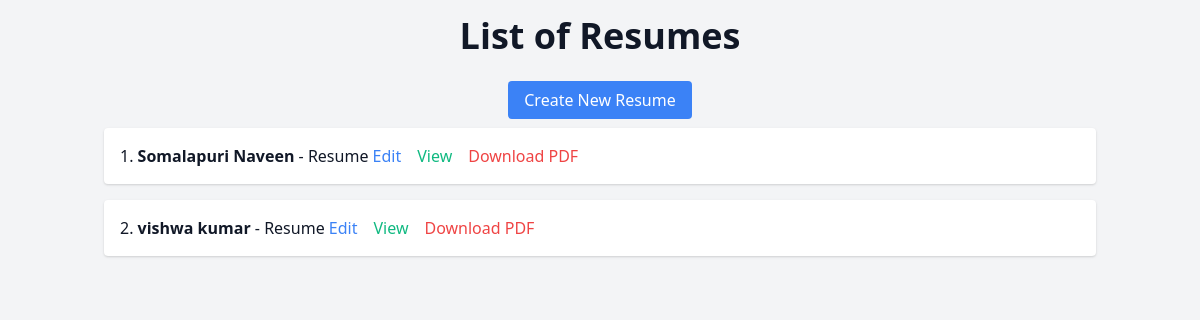
Before: / with the older database file.
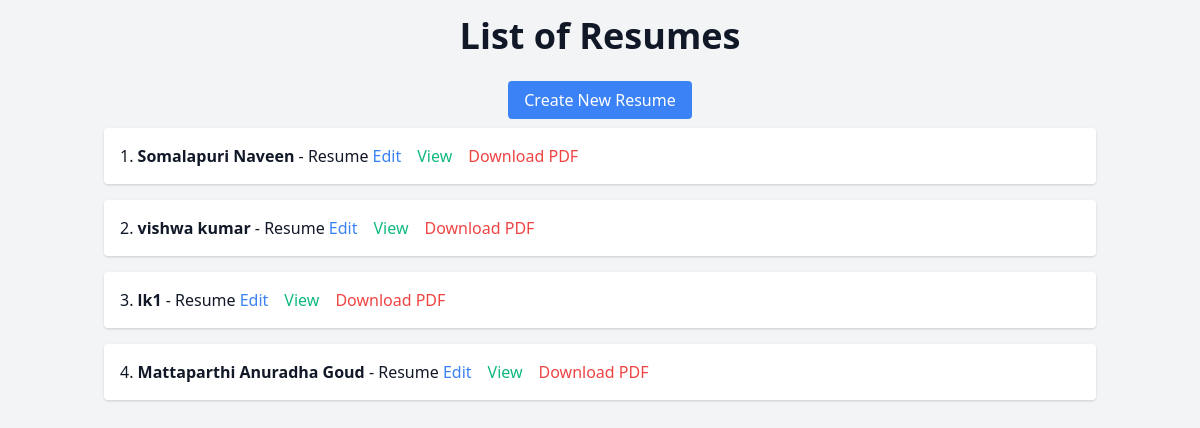
After: the same page with the newer database file.
### models.py (models this page shows)
class Resumebuildertable(Base):
    __tablename__ = "resumedatatable"
    id = Column(Integer, primary_key=True, index=True)
    name = Column(String, index=True)
    email = Column(String, index=True)
    phonenumber = Column(String, index=True)
    location = Column(String, index=True)
    linkedinlink = Column(String, index=True)
    githublink = Column(String, index=True)
    careerobjective = Column(String, index=True)
    college_qualification = Column(String, index=True)
    college_name = Column(String, index=True)
    college_year_of_pass = Column(String, index=True)
    college_gpa = Column(String, index=True)
    school_qualification = Column(String, index=True)
    school_name = Column(String, index=True)
    school_year_of_pass = Column(String, index=True)
    school_gpa = Column(String, index=True)
    skill1 = Column(String, index=True)
    skill2 = Column(String, index=True)
    skill3 = Column(String, index=True)
    skill4 = Column(String, index=True)
    skill5 = Column(String, index=True)
    skill6 = Column(String, index=True)
    skill7 = Column(String, index=True, default="")
    skill8 = Column(String, index=True, default="")
    skill9 = Column(String, index=True, default="")
    skill10 = Column(String, index=True, default="")
    project1_name = Column(String, index=True)
    project1_description = Column(String, index=True)
    project1_duration = Column(String, index=True)
    project2_name = Column(String, index=True)
    project2_description = Column(String, index=True)
    project2_duration = Column(String, index=True)
    language1 = Column(String, index=True)
    language2 = Column(String, index=True)
    language3 = Column(String, index=True, default="")

### main.py (the view)
@app.get("/", response_class=HTMLResponse)
async def read_items(request: Request, db: Session = Depends(database.get_db)):
    resumebuildertable = db.query(models.Resumebuildertable).all()
    return templates.TemplateResponse("index.html", {"request": request, "resumebuildertable": resumebuildertable})

### templates/index.html (shortened to what this page needs)
<!DOCTYPE html>
<html lang="en">
<head>
    <link href="https://cdn.jsdelivr.net/npm/tailwindcss@2.2.19/dist/tailwind.min.css" rel="stylesheet">
</head>
<body class="bg-gray-100 text-gray-900">
    <div class="container mx-auto p-4">
        <h1 class="text-4xl font-bold text-center mb-8">List of Resumes</h1>
        <div class="text-center mb-4">
            <a href="/create" class="bg-blue-500 text-white px-4 py-2 rounded hover:bg-blue-600">Create New Resume</a>
        </div>
        <ol class="list-decimal list-inside space-y-4">
            {% for record in resumebuildertable %}
            <li class="bg-white p-4 rounded shadow">
                <span class="font-semibold">{{ record.name }}</span> - Resume
                <div class="inline-flex space-x-4">
                    <a href="/update/{{ record.id }}" class="text-blue-500 hover:text-blue-600">Edit</a>
                    <a href="/resumeview/{{record.id}}" class="text-green-500 hover:text-green-600">View</a>
                    <a href="/download_pdf/{{record.id}}" class="text-red-500 hover:text-red-600">Download PDF</a>
                </div>
            </li>
            {% endfor %}
        </ol>
    </div>
</body>
</html>

Changed rows visible on the page:
added Resumebuildertable: name "lk1"
added Resumebuildertable: name "Mattaparthi Anuradha Goud"
